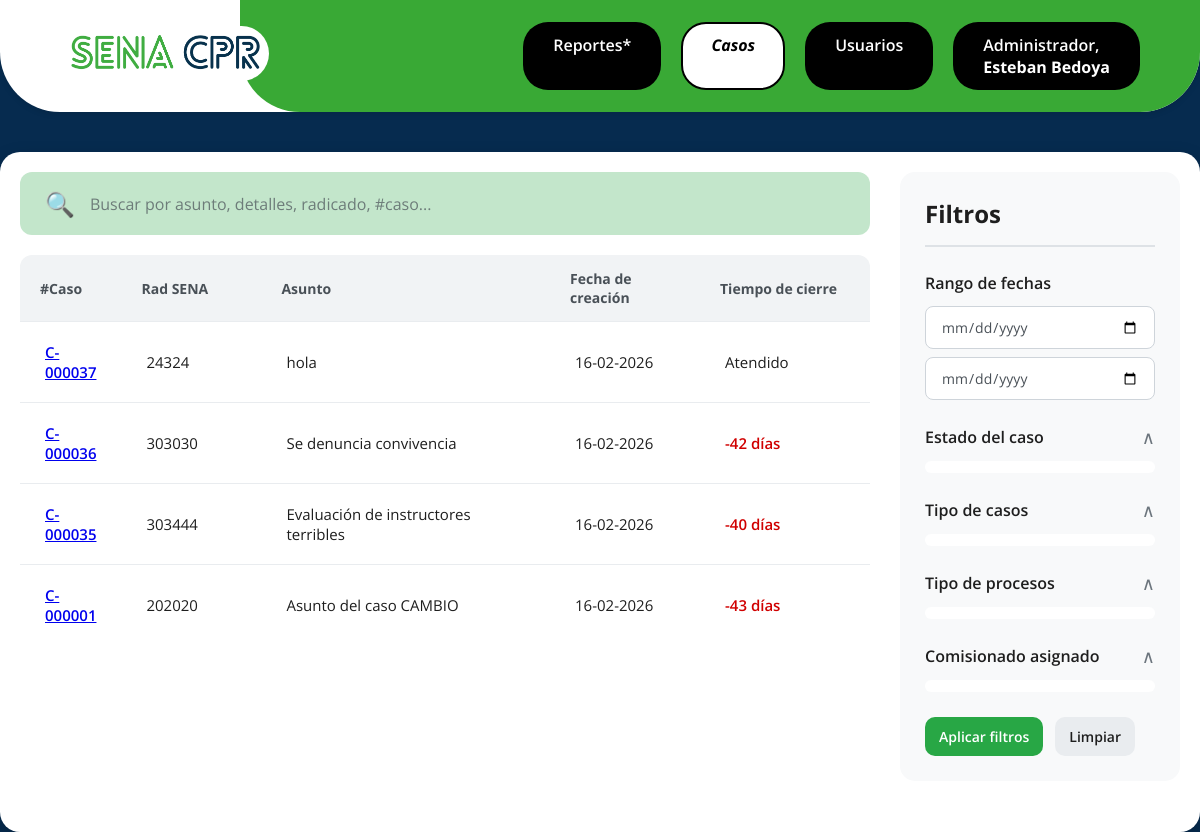
Screenshot of /public/casos.php (signed in) with the database file from the repository.
### tables this page shows
CREATE TABLE `casos` (
  `id` int(11) NOT NULL,
  `numero_caso` varchar(20) NOT NULL,
  `tipo_caso_id` int(11) NOT NULL,
  `tipo_proceso_id` int(11) NOT NULL,
  `radicado_sena` varchar(10) DEFAULT NULL,
  `asunto` varchar(200) NOT NULL,
  `detalles` text NOT NULL,
  `estado` enum('Atendido','No atendido','Pendiente') DEFAULT 'Pendiente',
  `asignado_a` int(11) DEFAULT NULL,
  `fecha_creacion` datetime DEFAULT current_timestamp(),
  `fecha_cierre` datetime DEFAULT NULL
);

### app/controllers/CasoController.php (called while the page is built, shortened)
<?php
require_once __DIR__ . '/../models/Caso.php';
class CasoController
{
    public function index()
    {
        $rol = $_SESSION['user']['rol'];
        $casos = Caso::all();
        $fecha_inicio = trim($_GET['fecha_inicio'] ?? '');
        $fecha_fin = trim($_GET['fecha_fin'] ?? '');
        $casos_filtrados = [];
        $hoy = new DateTime();
        foreach ($casos as $caso) {
            if (!empty($caso['fecha_cierre']) && $caso['estado'] === 'Pendiente') {
                try {
                    $fc = new DateTime($caso['fecha_cierre']);
                    if ($fc < $hoy) {
                        $caso['estado'] = 'No atendido';
                    }
                } catch (Exception $e) {
                }
            }
            $casos_filtrados[] = $caso;
        }
        $casos = $casos_filtrados;
        $view = $rol == 1 ? 'admin' : 'comisionado';
        require __DIR__ . "/../views/{$view}/casos.php";
    }
}

### app/models/Caso.php (called while the page is built, shortened)
<?php
class Caso
{
    private static function db()
    {
        static $db = null;
        if ($db === null) {
            $db = new PDO("mysql:host=localhost;dbname=project-cpr;charset=utf8", "root", "");
            $db->setAttribute(PDO::ATTR_ERRMODE, PDO::ERRMODE_EXCEPTION);
        }
        return $db;
    }
    public static function all()
    {
        $sql = "SELECT c.*, u.username AS asignado_a_nombre, tc.nombre AS tipo_caso_nombre, tp.nombre AS tipo_proceso_nombre
                FROM casos c
                LEFT JOIN usuarios u ON u.id = c.asignado_a
                JOIN tipos_caso tc ON tc.id = c.tipo_caso_id
                JOIN tipos_proceso tp ON tp.id = c.tipo_proceso_id
                ORDER BY c.id DESC";
        $stmt = self::db()->prepare($sql);
        $stmt->execute();
        return $stmt->fetchAll(PDO::FETCH_ASSOC);
    }
}

### app/views/components/casos.php (the view, shortened to what this page needs)
<div class="search-container">
    <aside class="filters-sidebar">
        <h2 class="filters-title">Filtros</h2>
        <form class="filters-form" method="GET" action="/project-cpr/public/casos.php">
            <div class="filter-group">
                <label class="filter-label">Rango de fechas</label>
                <div class="date-range date-range-vertical">
                    <input type="date" name="fecha_inicio" class="date-input"
                        value="<?= htmlspecialchars($fecha_inicio ?? '') ?>">
                    <input type="date" name="fecha_fin" class="date-input"
                        value="<?= htmlspecialchars($fecha_fin ?? '') ?>">
                </div>
            </div>
            <div class="filter-group">
                <label class="filter-label filter-toggle">
                    Estado del caso
                    <span class="toggle-icon">∧</span>
                </label>
                <div class="filter-options collapsed">
                    <?php
                    $estado_options = [
                        'todos' => 'Todos',
                        'Atendido' => 'Atendido',
                        'No atendido' => 'No atendido',
                        'Pendiente' => 'Pendiente',
                        'proximos' => 'Próximos a vencer'
                    ];
                    foreach ($estado_options as $val => $label) {
                        $checked = ($filtro_estado ?? 'todos') === $val ? 'checked' : '';
                        echo "<label class='radio-label'><input type='radio' name='estado' value='{$val}' {$checked}><span class='radio-custom'></span>{$label}</label>";
                    }
                    ?>
                </div>
            </div>
            <div class="filter-group">
                <label class="filter-label filter-toggle">
                    Tipo de casos
                    <span class="toggle-icon">∧</span>
                </label>
                <div class="filter-options collapsed">
                    <label class="radio-label">
                    </label>
                </div>
            </div>
            <div class="filter-group">
                <label class="filter-label filter-toggle">
                    Tipo de procesos
                    <span class="toggle-icon">∧</span>
                </label>
                <div class="filter-options collapsed">
                    <label class="radio-label">
                    </label>
                </div>
            </div>
            <div class="filter-group">
                <label class="filter-label filter-toggle">
                    Comisionado asignado
                    <span class="toggle-icon">∧</span>
                </label>
                <div class="filter-options collapsed">
                    <label class="radio-label">
                    </label>
                </div>
            </div>
            <div class="filter-actions">
                <button type="submit" class="btn-filter">Aplicar filtros</button>
                <a class="btn-clear" href="/project-cpr/public/casos.php">Limpiar</a>
            </div>
        </form>
    </aside>
    <section class="search-main">
        <div class="search-bar">
            <span class="search-icon">🔍</span>
            <input type="text" class="search-input" placeholder="Buscar por asunto, detalles, radicado, #caso...">
        </div>
        <div class="results-table">
            <table class="cases-table">
                <thead>
                    <tr>
                        <th>#Caso</th>
                        <th>Rad SENA</th>
                        <th>Asunto</th>
                        <th>Fecha de creación</th>
                        <th>Tiempo de cierre</th>
                    </tr>
                </thead>
                <tbody>
                    <?php if (!empty($casos)): ?>
                        <?php foreach ($casos as $caso): ?>
                            <tr class="table-row">
                                <td class="col-id">
                                    <a href="/project-cpr/public/caso.php?id=<?= $caso['id'] ?>">
                                        <?= htmlspecialchars($caso['numero_caso']) ?>
                                    </a>
                                </td>
                                <td class="col-rad"><?= htmlspecialchars($caso['radicado_sena'] ?? '—') ?></td>
                                <td class="col-description"><?= htmlspecialchars($caso['asunto'] ?? '—') ?></td>
                                <td class="col-date"><?= date('d-m-Y', strtotime($caso['fecha_creacion'] ?? '')) ?></td>
                                <td class="col-time">
                                    <?php
                                    if (($caso['estado'] ?? '') === 'Atendido') {
                                        echo "Atendido";
                                    } else {
                                        $fecha_cierre = $caso['fecha_cierre'] ?? null;
                                        if ($fecha_cierre) {
                                            $hoy = new DateTime();
                                            $cierre = new DateTime($fecha_cierre);
                                            $interval = $hoy->diff($cierre);
                                            $dias = (int)$interval->format('%r%a');
                                            $class = $dias < 0 ? 'time-overdue' : ($dias <= 2 ? 'time-soon' : 'time-ok');
                                            echo "<span class='{$class}'>{$dias} días</span>";
                                        } else {
                                            echo "Sin fecha";
                                        }
                                    }
                                    ?>
                                </td>
                            </tr>
                        <?php endforeach; ?>
                    <?php else: ?>
                        <tr>
                            <td colspan="5" class="empty-state">No hay casos para este filtro.</td>
                        </tr>
                    <?php endif; ?>
                </tbody>
            </table>
        </div>
    </section>
</div>

### public/assets/css/globals/base.css (style rules this page uses)
* { margin: 0; padding: 0; box-sizing: border-box; font-family: 'Open Sans', sans-serif; }
html, body { color: #fff; height: 100%; min-height: 100%; background-color: #062b4f; overscroll-behavior: none; }

### public/assets/css/globals/casos.css (style rules this page uses)
.search-container { display: grid; grid-template-columns: minmax(0, 1fr) 280px; gap: 30px; min-height: 500px; }
.search-main { grid-column: 1; grid-row: 1; }
.filters-sidebar { grid-column: 2; grid-row: 1; background-color: #f8f9fa; padding: 25px; border-radius: 15px; height: fit-content; width: 280px; }
.filters-title { color: #1e1e1e; font-size: 24px; font-weight: 700; margin-bottom: 25px; padding-bottom: 15px; border-bottom: 2px solid #dee2e6; }
.filter-group { margin-bottom: 25px; }
.filter-label { display: flex; justify-content: space-between; align-items: center; color: #1e1e1e; font-size: 16px; font-weight: 600; margin-bottom: 12px; }
.filter-toggle { cursor: pointer; }
.toggle-icon { color: #6c757d; font-size: 18px; font-weight: 400; }
.date-input, .text-input { width: 100%; padding: 10px 15px; border: 1px solid #ced4da; border-radius: 8px; font-size: 14px; color: #495057; background-color: white; }
.date-input::placeholder, .text-input::placeholder { color: #adb5bd; }
.date-range { display: grid; grid-template-columns: 1fr auto 1fr; align-items: center; gap: 8px; }
.date-range-vertical { grid-template-columns: 1fr; }
.filter-options { display: flex; flex-direction: column; gap: 10px; margin-top: 12px; max-height: 500px; overflow-y: auto; transition: max-height 0.3s ease; }
.filter-options.collapsed { max-height: 0; margin-top: 0; padding-top: 0; padding-bottom: 0; overflow: hidden; }
.filter-options.collapsed { max-height: 0; margin-top: 0; }
.checkbox-label, .radio-label { display: flex; align-items: center; padding: 10px 15px; border-radius: 8px; cursor: pointer; transition: background-color 0.2s ease; color: #1e1e1e; font-size: 15px; }
.filters-form .filter-options { background-color: #fff; padding: 6px 0; border-radius: 8px; }
.filter-actions { display: flex; gap: 12px; margin-top: 10px; }
.btn-filter, .btn-clear { display: inline-block; border: none; padding: 10px 14px; border-radius: 10px; font-size: 14px; font-weight: 600; cursor: pointer; text-decoration: none; }
.btn-filter { background-color: #28a745; color: #fff; }
.btn-clear { background-color: #e9ecef; color: #1e1e1e; }
.search-main { display: flex; flex-direction: column; gap: 20px; }
.search-bar { background-color: #c3e6cb; padding: 15px 25px; border-radius: 12px; display: flex; align-items: center; gap: 15px; }
.search-icon { font-size: 24px; }
.search-input { flex: 1; border: none; background: transparent; font-size: 16px; color: #1e1e1e; outline: none; }
.search-input::placeholder { color: #495057; opacity: 0.7; }
.results-table { background-color: white; border-radius: 12px; overflow: hidden; }
.cases-table { width: 100%; border-collapse: collapse; }
.cases-table thead th { text-align: left; background-color: #f1f3f5; padding: 14px 20px; font-size: 14px; color: #495057; border-bottom: 1px solid #e9ecef; }
.cases-table tbody { display: table-row-group; }
.table-row { border-bottom: 1px solid #e9ecef; transition: background-color 0.2s ease; cursor: pointer; }
.table-row:last-child { border-bottom: none; }
.table-row td { padding: 20px 25px; color: #1e1e1e; font-size: 15px; }
.col-id { font-weight: 600; width: 100px; }
.col-description { font-weight: 400; width: auto; }
.col-date { font-weight: 400; width: 150px; }
.col-rad { width: 140px; }
.col-time { width: 170px; }
.time-overdue { color: #d00000; font-weight: 600; }

### rows the page displays
casos: numero_caso "C-000037", radicado_sena "24324", asunto "hola", fecha_creacion "16-02-2026", estado "Atendido"
casos: numero_caso "C-000036", radicado_sena "303030", asunto "Se denuncia convivencia", fecha_creacion "16-02-2026"
casos: numero_caso "C-000035", radicado_sena "303444", asunto "Evaluación de instructores terribles", fecha_creacion "16-02-2026"
casos: numero_caso "C-000001", radicado_sena "202020", asunto "Asunto del caso CAMBIO", fecha_creacion "16-02-2026"

### other values shown
$_SESSION['user']['username'] "Esteban Bedoya"
